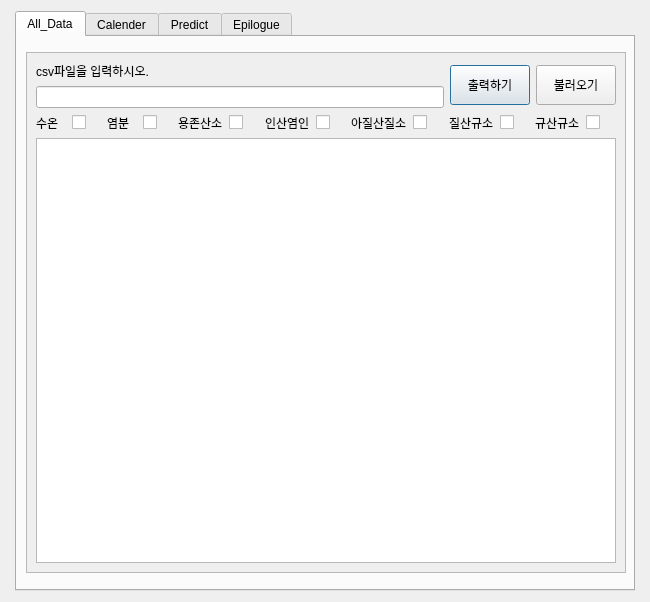
<?xml version="1.0" encoding="UTF-8"?>
<ui version="4.0">
 <class>Dialog</class>
 <widget class="QDialog" name="Dialog">
  <property name="geometry">
   <rect>
    <x>0</x>
    <y>0</y>
    <width>650</width>
    <height>602</height>
   </rect>
  </property>
  <property name="sizePolicy">
   <sizepolicy hsizetype="Fixed" vsizetype="Fixed">
    <horstretch>0</horstretch>
    <verstretch>0</verstretch>
   </sizepolicy>
  </property>
  <property name="minimumSize">
   <size>
    <width>650</width>
    <height>600</height>
   </size>
  </property>
  <property name="maximumSize">
   <size>
    <width>650</width>
    <height>602</height>
   </size>
  </property>
  <property name="windowTitle">
   <string>Dialog</string>
  </property>
  <widget class="QTabWidget" name="tabWidget">
   <property name="geometry">
    <rect>
     <x>15</x>
     <y>11</y>
     <width>620</width>
     <height>580</height>
    </rect>
   </property>
   <property name="sizePolicy">
    <sizepolicy hsizetype="Fixed" vsizetype="Fixed">
     <horstretch>0</horstretch>
     <verstretch>0</verstretch>
    </sizepolicy>
   </property>
   <property name="minimumSize">
    <size>
     <width>620</width>
     <height>580</height>
    </size>
   </property>
   <property name="maximumSize">
    <size>
     <width>620</width>
     <height>580</height>
    </size>
   </property>
   <property name="currentIndex">
    <number>0</number>
   </property>
   <widget class="QWidget" name="tab">
    <attribute name="title">
     <string>All_Data</string>
    </attribute>
    <layout class="QGridLayout" name="gridLayout_10">
     <item row="0" column="0">
      <widget class="QScrollArea" name="scrollArea">
       <property name="enabled">
        <bool>true</bool>
       </property>
       <property name="sizePolicy">
        <sizepolicy hsizetype="Fixed" vsizetype="Fixed">
         <horstretch>0</horstretch>
         <verstretch>0</verstretch>
        </sizepolicy>
       </property>
       <property name="minimumSize">
        <size>
         <width>600</width>
         <height>521</height>
        </size>
       </property>
       <property name="maximumSize">
        <size>
         <width>554</width>
         <height>521</height>
        </size>
       </property>
       <property name="widgetResizable">
        <bool>true</bool>
       </property>
       <widget class="QWidget" name="scrollAreaWidgetContents">
        <property name="geometry">
         <rect>
          <x>0</x>
          <y>0</y>
          <width>598</width>
          <height>519</height>
         </rect>
        </property>
        <layout class="QGridLayout" name="gridLayout_2">
         <item row="2" column="0" colspan="3">
          <layout class="QGridLayout" name="gridLayout">
           <item row="0" column="2">
            <widget class="QLabel" name="label_5">
             <property name="text">
              <string>염분</string>
             </property>
            </widget>
           </item>
           <item row="0" column="5">
            <widget class="QCheckBox" name="DissolvedOxygen_checkBox">
             <property name="text">
              <string/>
             </property>
            </widget>
           </item>
           <item row="0" column="9">
            <widget class="QCheckBox" name="NitrousAcidNitrogen_checkBox">
             <property name="text">
              <string/>
             </property>
            </widget>
           </item>
           <item row="0" column="13">
            <widget class="QCheckBox" name="SilicicAcidSilicon_checkBox">
             <property name="text">
              <string/>
             </property>
            </widget>
           </item>
           <item row="0" column="11">
            <widget class="QCheckBox" name="NitricAcidNitrogen_checkBox">
             <property name="text">
              <string/>
             </property>
            </widget>
           </item>
           <item row="0" column="4">
            <widget class="QLabel" name="label_6">
             <property name="text">
              <string>용존산소</string>
             </property>
            </widget>
           </item>
           <item row="0" column="7">
            <widget class="QCheckBox" name="PhosphatePhosphorus_checkBox">
             <property name="text">
              <string/>
             </property>
            </widget>
           </item>
           <item row="0" column="1">
            <widget class="QCheckBox" name="WaterTemp_checkBox">
             <property name="text">
              <string/>
             </property>
            </widget>
           </item>
           <item row="0" column="6">
            <widget class="QLabel" name="label_9">
             <property name="text">
              <string>인산염인</string>
             </property>
            </widget>
           </item>
           <item row="0" column="3">
            <widget class="QCheckBox" name="Salinity_checkBox">
             <property name="text">
              <string/>
             </property>
            </widget>
           </item>
           <item row="0" column="10">
            <widget class="QLabel" name="label_10">
             <property name="text">
              <string>질산규소</string>
             </property>
            </widget>
           </item>
           <item row="0" column="12">
            <widget class="QLabel" name="label_12">
             <property name="text">
              <string>규산규소</string>
             </property>
            </widget>
           </item>
           <item row="0" column="0">
            <widget class="QLabel" name="label_4">
             <property name="text">
              <string>수온</string>
             </property>
            </widget>
           </item>
           <item row="0" column="8">
            <widget class="QLabel" name="label_11">
             <property name="text">
              <string>아질산질소</string>
             </property>
            </widget>
           </item>
          </layout>
         </item>
         <item row="0" column="1" rowspan="2">
          <widget class="QPushButton" name="All_Data_read_csv_Pushbutton">
           <property name="minimumSize">
            <size>
             <width>0</width>
             <height>40</height>
            </size>
           </property>
           <property name="text">
            <string>출력하기</string>
           </property>
          </widget>
         </item>
         <item row="3" column="0" colspan="3">
          <widget class="QTextEdit" name="All_Data_read_csv_TextEdit">
           <property name="enabled">
            <bool>true</bool>
           </property>
          </widget>
         </item>
         <item row="0" column="2" rowspan="2">
          <widget class="QPushButton" name="LoadFile_PushButton">
           <property name="minimumSize">
            <size>
             <width>0</width>
             <height>40</height>
            </size>
           </property>
           <property name="text">
            <string>불러오기</string>
           </property>
          </widget>
         </item>
         <item row="0" column="0">
          <widget class="QLabel" name="label">
           <property name="text">
            <string>csv파일을 입력하시오.</string>
           </property>
          </widget>
         </item>
         <item row="1" column="0">
          <widget class="QLineEdit" name="All_Data_read_csv_lineEdit">
           <property name="layoutDirection">
            <enum>Qt::LeftToRight</enum>
           </property>
          </widget>
         </item>
        </layout>
       </widget>
      </widget>
     </item>
    </layout>
   </widget>
   <widget class="QWidget" name="tab_2">
    <attribute name="title">
     <string>Calender</string>
    </attribute>
    <layout class="QGridLayout" name="gridLayout_6">
     <item row="0" column="0">
      <widget class="QScrollArea" name="scrollArea_5">
       <property name="sizePolicy">
        <sizepolicy hsizetype="Fixed" vsizetype="Fixed">
         <horstretch>0</horstretch>
         <verstretch>0</verstretch>
        </sizepolicy>
       </property>
       <property name="minimumSize">
        <size>
         <width>600</width>
         <height>521</height>
        </size>
       </property>
       <property name="maximumSize">
        <size>
         <width>554</width>
         <height>521</height>
        </size>
       </property>
       <property name="widgetResizable">
        <bool>true</bool>
       </property>
       <widget class="QWidget" name="scrollAreaWidgetContents_5">
        <property name="geometry">
         <rect>
          <x>0</x>
          <y>0</y>
          <width>598</width>
          <height>519</height>
         </rect>
        </property>
        <layout class="QGridLayout" name="gridLayout_8">
         <item row="0" column="0">
          <layout class="QGridLayout" name="gridLayout_5">
           <item row="0" column="0">
            <layout class="QVBoxLayout" name="verticalLayout_12">
             <item>
              <layout class="QHBoxLayout" name="horizontalLayout">
               <item>
                <widget class="QCalendarWidget" name="calendarWidget"/>
               </item>
               <item>
                <layout class="QVBoxLayout" name="verticalLayout_11">
                 <item>
                  <widget class="QLabel" name="label_27">
                   <property name="toolTip">
                    <string>&lt;html&gt;&lt;head/&gt;&lt;body&gt;&lt;p align=&quot;center&quot;&gt;&lt;br/&gt;&lt;/p&gt;&lt;/body&gt;&lt;/html&gt;</string>
                   </property>
                   <property name="text">
                    <string>&lt;html&gt;&lt;head/&gt;&lt;body&gt;&lt;p&gt;&lt;span style=&quot; font-weight:600;&quot;&gt;&amp;lt;해역을 선택하여 주세요&amp;gt;&lt;/span&gt;&lt;/p&gt;&lt;/body&gt;&lt;/html&gt;</string>
                   </property>
                  </widget>
                 </item>
                 <item>
                  <layout class="QVBoxLayout" name="verticalLayout">
                   <item>
                    <widget class="QCheckBox" name="Area_EestSea_Cbox_2">
                     <property name="text">
                      <string>동해</string>
                     </property>
                    </widget>
                   </item>
                   <item>
                    <widget class="QCheckBox" name="Area_WestSea_Cbox_2">
                     <property name="text">
                      <string>서해</string>
                     </property>
                    </widget>
                   </item>
                   <item>
                    <widget class="QCheckBox" name="Area_SouthSea_Cbox_2">
                     <property name="text">
                      <string>남해</string>
                     </property>
                    </widget>
                   </item>
                   <item>
                    <widget class="QCheckBox" name="Area_EastChinaSea_Cbox_2">
                     <property name="text">
                      <string>동중국해</string>
                     </property>
                    </widget>
                   </item>
                  </layout>
                 </item>
                </layout>
               </item>
              </layout>
             </item>
             <item>
              <layout class="QVBoxLayout" name="verticalLayout_10">
               <item>
                <layout class="QVBoxLayout" name="verticalLayout_9">
                 <item>
                  <widget class="QLabel" name="label_3">
                   <property name="toolTip">
                    <string>&lt;html&gt;&lt;head/&gt;&lt;body&gt;&lt;p align=&quot;center&quot;&gt;&lt;br/&gt;&lt;/p&gt;&lt;/body&gt;&lt;/html&gt;</string>
                   </property>
                   <property name="text">
                    <string>&lt;html&gt;&lt;head/&gt;&lt;body&gt;&lt;p align=&quot;center&quot;&gt;&lt;span style=&quot; font-size:11pt; font-weight:600;&quot;&gt;&amp;lt; 해달 날짜의 평균 요소 값 &amp;gt;&lt;/span&gt;&lt;/p&gt;&lt;/body&gt;&lt;/html&gt;</string>
                   </property>
                  </widget>
                 </item>
                 <item>
                  <layout class="QHBoxLayout" name="horizontalLayout_2">
                   <item>
                    <layout class="QVBoxLayout" name="verticalLayout_2">
                     <item>
                      <widget class="QLabel" name="label_8">
                       <property name="text">
                        <string>수온</string>
                       </property>
                      </widget>
                     </item>
                     <item>
                      <widget class="QLineEdit" name="theSeasPage_temp_EditLine"/>
                     </item>
                    </layout>
                   </item>
                   <item>
                    <layout class="QVBoxLayout" name="verticalLayout_3">
                     <item>
                      <widget class="QLabel" name="label_13">
                       <property name="text">
                        <string>염분</string>
                       </property>
                      </widget>
                     </item>
                     <item>
                      <widget class="QLineEdit" name="theSeasPage_Sal_EditLine"/>
                     </item>
                    </layout>
                   </item>
                   <item>
                    <layout class="QVBoxLayout" name="verticalLayout_4">
                     <item>
                      <widget class="QLabel" name="label_14">
                       <property name="text">
                        <string>용존산소</string>
                       </property>
                      </widget>
                     </item>
                     <item>
                      <widget class="QLineEdit" name="theSeasPage_DisOxy_EditLine"/>
                     </item>
                    </layout>
                   </item>
                   <item>
                    <layout class="QVBoxLayout" name="verticalLayout_5">
                     <item>
                      <widget class="QLabel" name="label_18">
                       <property name="text">
                        <string>인산염인</string>
                       </property>
                      </widget>
                     </item>
                     <item>
                      <widget class="QLineEdit" name="theSeasPage_Phos_EditLine"/>
                     </item>
                    </layout>
                   </item>
                  </layout>
                 </item>
                </layout>
               </item>
               <item>
                <layout class="QHBoxLayout" name="horizontalLayout_4">
                 <item>
                  <layout class="QHBoxLayout" name="horizontalLayout_3">
                   <item>
                    <layout class="QVBoxLayout" name="verticalLayout_8">
                     <item>
                      <widget class="QLabel" name="label_16">
                       <property name="text">
                        <string>아질산질소</string>
                       </property>
                      </widget>
                     </item>
                     <item>
                      <widget class="QLineEdit" name="theSeasPage_Nitrous_EditLine"/>
                     </item>
                    </layout>
                   </item>
                   <item>
                    <layout class="QVBoxLayout" name="verticalLayout_7">
                     <item>
                      <widget class="QLabel" name="label_15">
                       <property name="text">
                        <string>질산질소</string>
                       </property>
                      </widget>
                     </item>
                     <item>
                      <widget class="QLineEdit" name="theSeasPage_Nitric_EditLine"/>
                     </item>
                    </layout>
                   </item>
                   <item>
                    <layout class="QVBoxLayout" name="verticalLayout_6">
                     <item>
                      <widget class="QLabel" name="label_17">
                       <property name="text">
                        <string>규산규소</string>
                       </property>
                      </widget>
                     </item>
                     <item>
                      <widget class="QLineEdit" name="theSeasPage_Sas_EditLine"/>
                     </item>
                    </layout>
                   </item>
                  </layout>
                 </item>
                 <item>
                  <widget class="QPushButton" name="Page2Button">
                   <property name="focusPolicy">
                    <enum>Qt::TabFocus</enum>
                   </property>
                   <property name="text">
                    <string>          버튼         </string>
                   </property>
                  </widget>
                 </item>
                </layout>
               </item>
              </layout>
             </item>
            </layout>
           </item>
           <item row="1" column="0">
            <widget class="QTextEdit" name="Calendar_textEdit">
             <property name="enabled">
              <bool>false</bool>
             </property>
            </widget>
           </item>
          </layout>
         </item>
        </layout>
       </widget>
      </widget>
     </item>
    </layout>
   </widget>
   <widget class="QWidget" name="tab_4">
    <attribute name="title">
     <string>Predict</string>
    </attribute>
    <layout class="QGridLayout" name="gridLayout_23">
     <item row="0" column="0">
      <widget class="QScrollArea" name="scrollArea_6">
       <property name="sizePolicy">
        <sizepolicy hsizetype="Fixed" vsizetype="Fixed">
         <horstretch>0</horstretch>
         <verstretch>0</verstretch>
        </sizepolicy>
       </property>
       <property name="minimumSize">
        <size>
         <width>600</width>
         <height>521</height>
        </size>
       </property>
       <property name="maximumSize">
        <size>
         <width>554</width>
         <height>521</height>
        </size>
       </property>
       <property name="widgetResizable">
        <bool>true</bool>
       </property>
       <widget class="QWidget" name="scrollAreaWidgetContents_6">
        <property name="geometry">
         <rect>
          <x>0</x>
          <y>0</y>
          <width>598</width>
          <height>519</height>
         </rect>
        </property>
        <layout class="QGridLayout" name="gridLayout_22">
         <item row="0" column="0">
          <layout class="QGridLayout" name="gridLayout_17">
           <item row="0" column="0">
            <layout class="QGridLayout" name="gridLayout_16">
             <item row="0" column="0">
              <widget class="QLabel" name="label_26">
               <property name="text">
                <string>수온</string>
               </property>
              </widget>
             </item>
             <item row="0" column="1">
              <widget class="QLabel" name="label_20">
               <property name="text">
                <string>염분</string>
               </property>
              </widget>
             </item>
             <item row="0" column="2">
              <widget class="QLabel" name="label_23">
               <property name="text">
                <string>용존산소</string>
               </property>
              </widget>
             </item>
             <item row="0" column="3" rowspan="2">
              <widget class="QPushButton" name="PredictPage_3ea_pridet_Button">
               <property name="text">
                <string>3EA</string>
               </property>
              </widget>
             </item>
             <item row="1" column="0">
              <widget class="QLineEdit" name="PredictPage_3ea_Temp_Edit"/>
             </item>
             <item row="1" column="1">
              <widget class="QLineEdit" name="PredictPage_3ea_Sal_Edit"/>
             </item>
             <item row="1" column="2">
              <widget class="QLineEdit" name="PredictPage_3ea_DisOxy_Edit"/>
             </item>
            </layout>
           </item>
           <item row="1" column="0">
            <widget class="QTextEdit" name="PredictPage_3ea_textEdit"/>
           </item>
          </layout>
         </item>
         <item row="1" column="0">
          <layout class="QGridLayout" name="gridLayout_19">
           <item row="0" column="0">
            <layout class="QGridLayout" name="gridLayout_18">
             <item row="0" column="0">
              <widget class="QLabel" name="label_21">
               <property name="text">
                <string>인산염인</string>
               </property>
              </widget>
             </item>
             <item row="0" column="1">
              <widget class="QLabel" name="label_24">
               <property name="text">
                <string>아질산질소</string>
               </property>
              </widget>
             </item>
             <item row="0" column="2">
              <widget class="QLabel" name="label_22">
               <property name="text">
                <string>질산질소</string>
               </property>
              </widget>
             </item>
             <item row="0" column="3">
              <widget class="QLabel" name="label_25">
               <property name="text">
                <string>규산규소</string>
               </property>
              </widget>
             </item>
             <item row="0" column="4" rowspan="2">
              <widget class="QPushButton" name="PredictPage_4ea_pridet_Button">
               <property name="text">
                <string>4EA</string>
               </property>
              </widget>
             </item>
             <item row="1" column="0">
              <widget class="QLineEdit" name="PredictPage_4ea_Phos_Edit"/>
             </item>
             <item row="1" column="1">
              <widget class="QLineEdit" name="PredictPage_4ea_Nitrous_Edit"/>
             </item>
             <item row="1" column="2">
              <widget class="QLineEdit" name="PredictPage_4ea_Nitric_Edit"/>
             </item>
             <item row="1" column="3">
              <widget class="QLineEdit" name="PredictPage_4ea_Sas_Edit"/>
             </item>
            </layout>
           </item>
           <item row="1" column="0">
            <widget class="QTextEdit" name="PredictPage_4ea_textEdit"/>
           </item>
          </layout>
         </item>
         <item row="2" column="0">
          <layout class="QGridLayout" name="gridLayout_21">
           <item row="0" column="0">
            <layout class="QGridLayout" name="gridLayout_20">
             <item row="3" column="0">
              <widget class="QLineEdit" name="PredictPage_7ea_Phos_Edit"/>
             </item>
             <item row="0" column="0">
              <widget class="QLabel" name="label_54">
               <property name="text">
                <string>수온</string>
               </property>
              </widget>
             </item>
             <item row="0" column="1">
              <widget class="QLabel" name="label_53">
               <property name="text">
                <string>염분</string>
               </property>
              </widget>
             </item>
             <item row="1" column="1">
              <widget class="QLineEdit" name="PredictPage_7ea_Sal_Edit"/>
             </item>
             <item row="1" column="2">
              <widget class="QLineEdit" name="PredictPage_7ea_DisOxy_Edit"/>
             </item>
             <item row="2" column="0">
              <widget class="QLabel" name="label_59">
               <property name="text">
                <string>인산염인</string>
               </property>
              </widget>
             </item>
             <item row="0" column="2">
              <widget class="QLabel" name="label_55">
               <property name="text">
                <string>용존산소</string>
               </property>
              </widget>
             </item>
             <item row="0" column="3" rowspan="2">
              <widget class="QPushButton" name="PredictPage_7ea_pridet_Button">
               <property name="text">
                <string>7EA</string>
               </property>
              </widget>
             </item>
             <item row="1" column="0">
              <widget class="QLineEdit" name="PredictPage_7ea_Temp_Edit"/>
             </item>
             <item row="2" column="1">
              <widget class="QLabel" name="label_57">
               <property name="text">
                <string>아질산질소</string>
               </property>
              </widget>
             </item>
             <item row="2" column="2">
              <widget class="QLabel" name="label_56">
               <property name="text">
                <string>질산질소</string>
               </property>
              </widget>
             </item>
             <item row="2" column="3">
              <widget class="QLabel" name="label_58">
               <property name="text">
                <string>규산규소</string>
               </property>
              </widget>
             </item>
             <item row="3" column="2">
              <widget class="QLineEdit" name="PredictPage_7ea_Nitric_Edit"/>
             </item>
             <item row="3" column="3">
              <widget class="QLineEdit" name="PredictPage_7ea_Sas_Edit"/>
             </item>
             <item row="3" column="1">
              <widget class="QLineEdit" name="PredictPage_7ea_Nitrous_Edit"/>
             </item>
            </layout>
           </item>
           <item row="1" column="0">
            <widget class="QTextEdit" name="PredictPage_7ea_textEdit"/>
           </item>
          </layout>
         </item>
        </layout>
       </widget>
      </widget>
     </item>
    </layout>
   </widget>
   <widget class="QWidget" name="tab_3">
    <attribute name="title">
     <string>Epilogue</string>
    </attribute>
    <layout class="QGridLayout" name="gridLayout_9">
     <item row="0" column="0">
      <widget class="QLabel" name="label_2">
       <property name="sizePolicy">
        <sizepolicy hsizetype="Fixed" vsizetype="Fixed">
         <horstretch>0</horstretch>
         <verstretch>0</verstretch>
        </sizepolicy>
       </property>
       <property name="minimumSize">
        <size>
         <width>600</width>
         <height>519</height>
        </size>
       </property>
       <property name="maximumSize">
        <size>
         <width>554</width>
         <height>519</height>
        </size>
       </property>
       <property name="text">
        <string>&lt;html&gt;&lt;head/&gt;&lt;body&gt;&lt;p align=&quot;center&quot;&gt;&lt;span style=&quot; font-family:'휴먼명조'; font-size:14pt;&quot;&gt;정선해양관측자료를 통해본 유해적조&lt;/span&gt;&lt;/p&gt;&lt;p align=&quot;center&quot;&gt;&lt;span style=&quot; font-family:'휴먼명조';&quot;&gt;김준한 · 강민석 · 이동현 &lt;/span&gt;&lt;/p&gt;&lt;p align=&quot;center&quot;&gt;&lt;span style=&quot; font-family:'휴먼명조';&quot;&gt;신라대학교 빅데이터연구실&lt;/span&gt;&lt;/p&gt;&lt;p align=&quot;center&quot;&gt;&lt;span style=&quot; font-family:'휴먼명조'; font-size:11pt;&quot;&gt;The toxic red tide, ocean observation information through the Choice&lt;/span&gt;&lt;/p&gt;&lt;p align=&quot;center&quot;&gt;&lt;span style=&quot; font-family:'휴먼명조';&quot;&gt;Kim-Jun Han · Gang-Min Seok · Lee-Dong Hyeon&lt;/span&gt;&lt;/p&gt;&lt;p align=&quot;center&quot;&gt;&lt;span style=&quot; font-family:'휴먼명조';&quot;&gt;Korea Silla Univercity BigData Lab&lt;/span&gt;&lt;/p&gt;&lt;p align=&quot;center&quot;&gt;&lt;span style=&quot; font-family:'휴먼명조';&quot;&gt;E-mail : axzswq@sillain.ac.kr&lt;/span&gt;&lt;/p&gt;&lt;p align=&quot;center&quot;&gt;&lt;br/&gt;&lt;/p&gt;&lt;p align=&quot;center&quot;&gt;&lt;span style=&quot; font-family:'휴먼명조';&quot;&gt;적조현상은 우리의 생태계나 인류에게 위협적인 환경문제 중 하나이다. &lt;/span&gt;&lt;/p&gt;&lt;p align=&quot;center&quot;&gt;&lt;span style=&quot; font-family:'휴먼명조';&quot;&gt;그 중에서 유해적조는 정말로 치명적이다. 이러한 적조 원인은 플랑크톤의 이상 증식이다. &lt;/span&gt;&lt;/p&gt;&lt;p align=&quot;center&quot;&gt;&lt;span style=&quot; font-family:'휴먼명조';&quot;&gt;이상 증식에 대해서 연구는 많이 있지만, 정확히 어떤 성분이 어느 정도의 &lt;/span&gt;&lt;/p&gt;&lt;p align=&quot;center&quot;&gt;&lt;span style=&quot; font-family:'휴먼명조';&quot;&gt;원인을 제공하는지 자세히 나온 자료가 없다.&lt;/span&gt;&lt;/p&gt;&lt;p align=&quot;center&quot;&gt;&lt;span style=&quot; font-family:'휴먼명조';&quot;&gt;본 논문에서 저자들은 해양요인들 중 정선해양관측정보에서 &lt;/span&gt;&lt;/p&gt;&lt;p align=&quot;center&quot;&gt;&lt;span style=&quot; font-family:'휴먼명조';&quot;&gt;수온, 염분, 용존산소, 인산염인, 아질산질소, 질산규소, 규산수소의 7개의 요소를 &lt;/span&gt;&lt;/p&gt;&lt;p align=&quot;center&quot;&gt;&lt;span style=&quot; font-family:'휴먼명조';&quot;&gt;python의 pandas 라이브러리를 이용하여서 데이터 추출, 과거적조발생자료를 &lt;/span&gt;&lt;/p&gt;&lt;p align=&quot;center&quot;&gt;&lt;span style=&quot; font-family:'휴먼명조';&quot;&gt;국립수산과학원에서 웹 크롤링한 후에 자료들과 통합하여서 &lt;/span&gt;&lt;/p&gt;&lt;p align=&quot;center&quot;&gt;&lt;span style=&quot; font-family:'휴먼명조';&quot;&gt;영향력을 제공하는 요소를 로지스틱 회귀분석 방식으로 분석했다. &lt;/span&gt;&lt;/p&gt;&lt;p align=&quot;center&quot;&gt;&lt;span style=&quot; font-family:'휴먼명조';&quot;&gt;2000~2017년 정보들을 대상으로 진행하였다.&lt;/span&gt;&lt;/p&gt;&lt;p align=&quot;center&quot;&gt;&lt;span style=&quot; font-family:'휴먼명조';&quot;&gt;본 논문을 통해 해양에 적조가 생기는 이유를 정밀하게 발견하고 &lt;/span&gt;&lt;/p&gt;&lt;p align=&quot;center&quot;&gt;&lt;span style=&quot; font-family:'휴먼명조';&quot;&gt;적조발생을 예방하며 생태계와 학술계에 도움이 되기를 희망합니다.&lt;/span&gt;&lt;/p&gt;&lt;p align=&quot;center&quot;&gt;&lt;br/&gt;&lt;/p&gt;&lt;p align=&quot;center&quot;&gt;담당 교수)윤홍원 교수님&lt;/p&gt;&lt;/body&gt;&lt;/html&gt;</string>
       </property>
      </widget>
     </item>
    </layout>
   </widget>
  </widget>
 </widget>
 <resources/>
 <connections/>
</ui>
